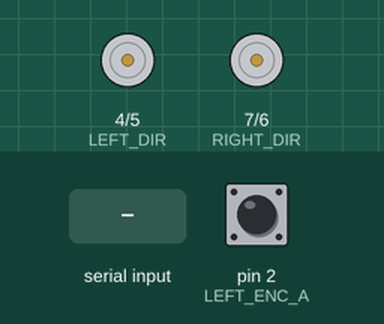
Recording of a sketch running on a simulated Arduino Uno, built with avr-gcc and run on an emulated ATmega328P. Shown: direction and speed pins drawn as motors (green arrow = direction pin HIGH = forward, orange = LOW = backward, longer = more drive). The test bench sets the inputs (shaded band); at power-on: pin 2 (LEFT_ENC_A) HIGH. What the sketch prints to the serial monitor is not drawn.

Above: at 1.2 s.
1.3 s: "90 45\n" received over Serial
At 2.6 s:
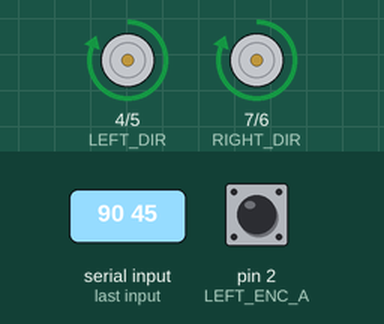
Timing chart, 0 to 4.3 s (numbered marks = the images above; inputs shaded):
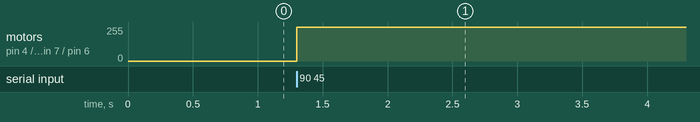

Measured:
- after the input at 1.3 s, motor on pin 4 (LEFT_DIR) / pin 5 (LEFT_PWM), motor on pin 7 (RIGHT_DIR) / pin 6 (RIGHT_PWM): stopped → forward 255/255 at once

The sketch:

motor_controller.ino
```cpp
/*
 * motor_controller.ino
 *
 * Serial protocol for my_hardware.cpp (ROS2 hardware interface):
 *   ROS → Arduino: "left right\n"  where left/right are floats in [-1.0, 1.0]
 *   Arduino → ROS: "pos_left,pos_right,vel_left,vel_right\n"
 *                  positions in encoder counts, velocities in counts/sec
 *
 * Wiring (adjust pins to your board):
 *   Left motor:  PWM → PIN 5, DIR → PIN 4, ENC_A → PIN 2, ENC_B → PIN 3
 *   Right motor: PWM → PIN 6, DIR → PIN 7, ENC_A → PIN 8, ENC_B → PIN 9
 */

// ── Motor driver pins ─────────────────────────────────────────────────────────
#define LEFT_PWM   5
#define LEFT_DIR   4
#define RIGHT_PWM  6
#define RIGHT_DIR  7

// ── Encoder pins (interrupt-capable: 2, 3 on Uno; 2,3,18,19,20,21 on Mega) ──
#define LEFT_ENC_A  2
#define LEFT_ENC_B  3
#define RIGHT_ENC_A 18
#define RIGHT_ENC_B 19

// ── Max PWM output ────────────────────────────────────────────────────────────
#define MAX_PWM 255

// ── Encoder state ─────────────────────────────────────────────────────────────
volatile long enc_left  = 0;
volatile long enc_right = 0;

// Velocity tracking
long prev_left  = 0;
long prev_right = 0;
unsigned long prev_time = 0;
float vel_left  = 0.0;
float vel_right = 0.0;

// ── Interrupt handlers ────────────────────────────────────────────────────────
void leftEncoderISR() {
  if (digitalRead(LEFT_ENC_B) == HIGH) enc_left++;
  else                                  enc_left--;
}

void rightEncoderISR() {
  if (digitalRead(RIGHT_ENC_B) == HIGH) enc_right++;
  else                                   enc_right--;
}

// ── Motor drive helper ────────────────────────────────────────────────────────
void driveMotor(int pwm_pin, int dir_pin, float cmd) {
  // cmd in [-1.0, 1.0]
  int pwm = (int)(abs(cmd) * MAX_PWM);
  pwm = constrain(pwm, 0, MAX_PWM);
  digitalWrite(dir_pin, cmd >= 0 ? HIGH : LOW);
  analogWrite(pwm_pin, pwm);
}

// ── Setup ─────────────────────────────────────────────────────────────────────
void setup() {
  Serial.begin(115200);

  pinMode(LEFT_PWM,  OUTPUT);
  pinMode(LEFT_DIR,  OUTPUT);
  pinMode(RIGHT_PWM, OUTPUT);
  pinMode(RIGHT_DIR, OUTPUT);

  pinMode(LEFT_ENC_A,  INPUT_PULLUP);
  pinMode(LEFT_ENC_B,  INPUT_PULLUP);
  pinMode(RIGHT_ENC_A, INPUT_PULLUP);
  pinMode(RIGHT_ENC_B, INPUT_PULLUP);

  attachInterrupt(digitalPinToInterrupt(LEFT_ENC_A),  leftEncoderISR,  RISING);
  attachInterrupt(digitalPinToInterrupt(RIGHT_ENC_A), rightEncoderISR, RISING);

  prev_time = millis();
}

// ── Loop ──────────────────────────────────────────────────────────────────────
void loop() {
  // 1. Parse incoming velocity command: "left right\n"
  if (Serial.available() > 0) {
    String line = Serial.readStringUntil('\n');
    line.trim();
    int space = line.indexOf(' ');
    if (space > 0) {
      float cmd_left  = line.substring(0, space).toFloat();
      float cmd_right = line.substring(space + 1).toFloat();
      cmd_left  = constrain(cmd_left,  -1.0, 1.0);
      cmd_right = constrain(cmd_right, -1.0, 1.0);
      driveMotor(LEFT_PWM,  LEFT_DIR,  cmd_left);
      driveMotor(RIGHT_PWM, RIGHT_DIR, cmd_right);
    }
  }

  // 2. Publish encoder state at ~50 Hz
  unsigned long now = millis();
  if (now - prev_time >= 20) {
    float dt = (now - prev_time) / 1000.0;

    noInterrupts();
    long cur_left  = enc_left;
    long cur_right = enc_right;
    interrupts();

    vel_left  = (cur_left  - prev_left)  / dt;
    vel_right = (cur_right - prev_right) / dt;

    prev_left  = cur_left;
    prev_right = cur_right;
    prev_time  = now;

    // "pos_left,pos_right,vel_left,vel_right\n"
    Serial.print(cur_left);   Serial.print(',');
    Serial.print(cur_right);  Serial.print(',');
    Serial.print((long)vel_left);  Serial.print(',');
    Serial.print((long)vel_right); Serial.print('\n');
  }
}
```
